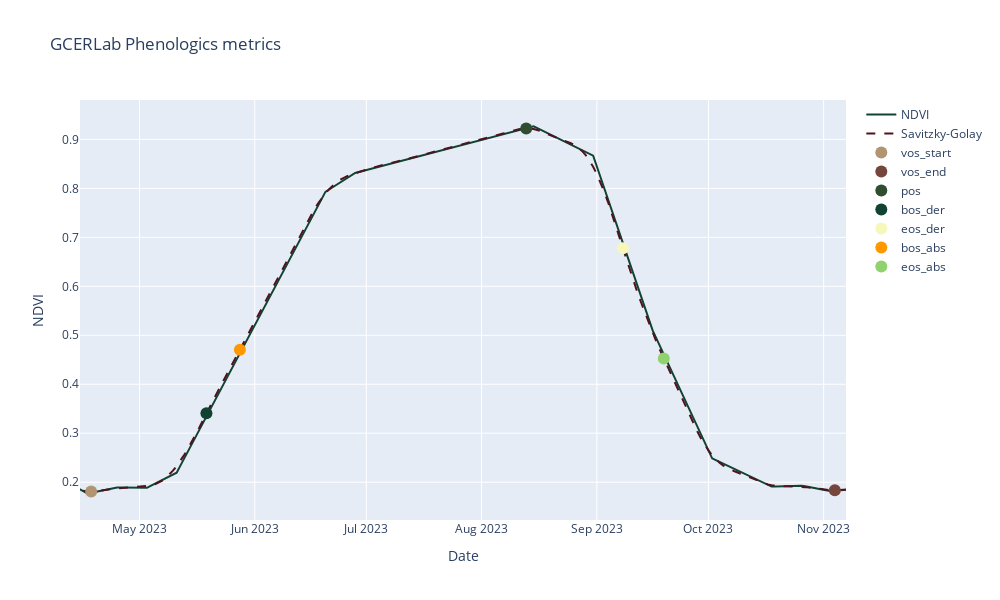

Notebook cell for this chart:
### Code cell
#Read geometry file
processador = ProcessadorGeoDataFrame(path)
vertices, geometry = processador.extrair_coordenadas(index_poligon)

#Get the time sereis NDVI
hsl = HLS(geometry, start_date, end_date)
ndvi_df = hsl.convert_to_dataframe()

#Smooth time series with NDVI
ndvi_df['savitzky_golay'] = savgol_filter(ndvi_df['ndvi'], window_size, poly_order)

#Get and VOS and POS metrics
vos_pos_analyzer = VosPosMetrics(ndvi_df, order_ndvi)
phenology_df = vos_pos_analyzer.analyze_phenology()

#Get and BOS and EOS metrics
analysis = BosEosMetrics(ndvi_df, phenology_df, 0.457)
phenology_df  = analysis.execute_analysis()


#Plot the results
visualizer = PhenologyVisualizer(ndvi_df, phenology_df)
visualizer.convert_dates()
visualizer.create_plot()

### Figure 1 — Plotly figure (JSON) as saved in the notebook; plotly's stock layout.template omitted (floating-point values rounded to 4 significant figures; data arrays with more than 128 entries replaced by an {"elided": "..."} marker saying what was removed)
{"data": [{"line": {"color": "#114232"}, "mode": "lines", "name": "NDVI", "type": "scatter", "x": {"elided": "409 str values"}, "y": {"elided": "409 float values"}}, {"line": {"color": "#4f131f", "dash": "dash"}, "mode": "lines", "name": "Savitzky-Golay", "type": "scatter", "x": {"elided": "409 str values"}, "y": {"elided": "409 float values"}}, {"marker": {"color": "#B19470", "size": 12}, "mode": "markers", "name": "vos_start", "type": "scatter", "x": ["2023-04-18T00:00:00"], "y": [0.181]}, {"marker": {"color": "#76453B", "size": 12}, "mode": "markers", "name": "vos_end", "type": "scatter", "x": ["2023-11-04T00:00:00"], "y": [0.1834]}, {"marker": {"color": "#304D30", "size": 12}, "mode": "markers", "name": "pos", "type": "scatter", "x": ["2023-08-13T00:00:00"], "y": [0.9222]}, {"marker": {"color": "#114232", "size": 12}, "mode": "markers", "name": "bos_der", "type": "scatter", "x": ["2023-05-19T00:00:00"], "y": [0.3406]}, {"marker": {"color": "#F7F6BB", "size": 12}, "mode": "markers", "name": "eos_der", "type": "scatter", "x": ["2023-09-08T00:00:00"], "y": [0.6776]}, {"marker": {"color": "#FF9800", "size": 12}, "mode": "markers", "name": "bos_abs", "type": "scatter", "x": ["2023-05-28T00:00:00"], "y": [0.4703]}, {"marker": {"color": "#90D26D", "size": 12}, "mode": "markers", "name": "eos_abs", "type": "scatter", "x": ["2023-09-19T00:00:00"], "y": [0.4526]}], "layout": {"height": 600, "showlegend": true, "title": {"text": "GCERLab Phenologics metrics"}, "width": 1000, "xaxis": {"range": ["2023-04-15T00:00:00", "2023-11-07T00:00:00"], "title": {"text": "Date"}}, "yaxis": {"title": {"text": "NDVI"}}}}
